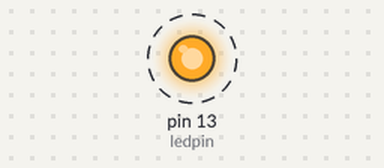
A sketch run on a simulated Arduino Uno, built with avr-gcc and run on an emulated ATmega328P. Parts: output pins drawn as LEDs (lit = HIGH). Dashed ring = blinking.

Above: at 0.5 s.
Timing chart, 0 to 4.6 s (numbered marks = the images above):
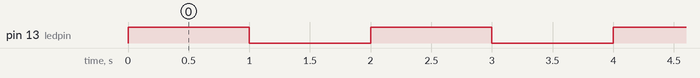

Measured:
- by itself, pin 13 (ledpin): alternates HIGH for 1.0 s and LOW for 1.0 s

The sketch:

hello_world.ino
```cpp
int val;
int ledpin = 13;

void setup() {
  Serial.begin(9600);
  pinMode(ledpin, OUTPUT);
}

void loop() {
    digitalWrite(ledpin, HIGH);
    delay(1000);
    digitalWrite(ledpin, LOW);
    delay(1000);
}
```
